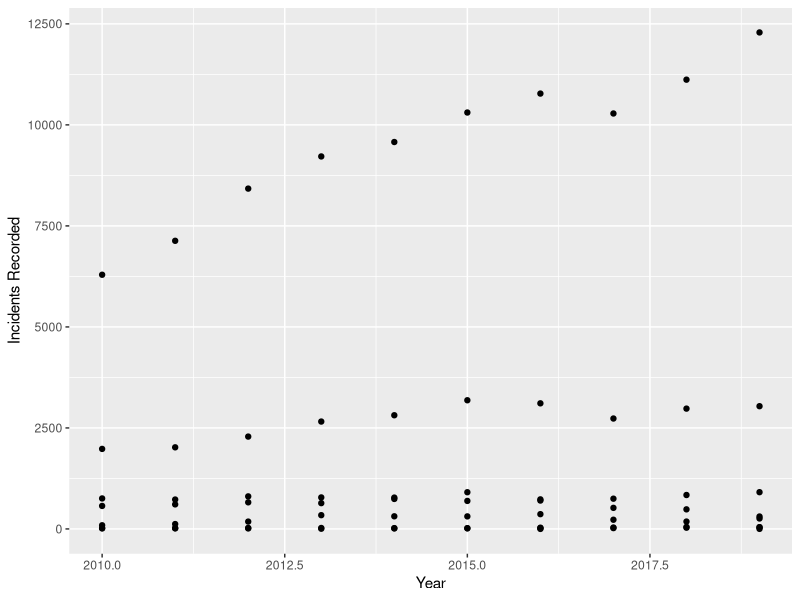

Generate this figure with R:
## ---- chunk 1
# Libraries

library(tidyverse)
library(readr)
library(kableExtra)
library(bookdown)
library(readr)
library(ggplot2)

## ---- chunk 2
tut9dat <- read_csv("Data/Data_Tables_Criminal_Incidents_Visualisation_Year_Ending_December_2019.csv")
## ---- chunk 3
tut9partdat <- tut9dat %>%
  filter(`Offence Division` == "C Drug offences")

## ---- chunk 4
table <- tut9partdat %>%
  dplyr::select( Year, 
                `Offence Division`,
                `Incidents Recorded`,
               ) 

knitr::kable(
table[1:5,], booktabs = TRUE,
  caption = 'Table with first five rows') %>% 
  kable_styling(bootstrap_options = c("striped", "hover"))
## ---- chunk 5
ggplot(data = tut9partdat, mapping =  aes(x = Year, y = `Incidents Recorded`)) + geom_point()
